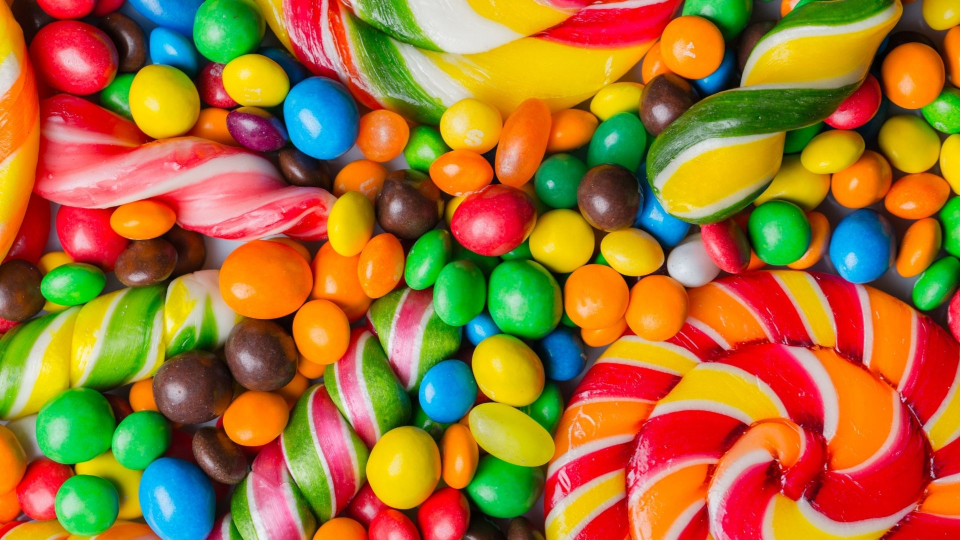
#> input picture Day58/img.jpg, 1920 x 1080 px (shown at 1/2 size)
$ python program2.py
#> lines starting #> are read from the running program, lines starting #| are printed output that depends on the picture
# Load the necessary library
import cv2
import matplotlib.pyplot as plt

# Load an image
image = cv2.imread('img.jpg')
#> image is the input picture: shape (1080, 1920, 3); mean B, G, R 50.8, 113, 162.7

# Convert the image from BGR (OpenCV format) to RGB (Matplotlib format)
image_rgb = cv2.cvtColor(image, cv2.COLOR_BGR2RGB)

# Resize image to 256x256 pixels
resized_image = cv2.resize(image_rgb, (125, 128))
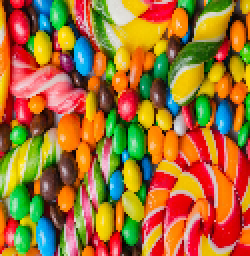
#> resized_image: shape (128, 125, 3) (shown 2 times larger); mean R, G, B 162.5, 112.9, 50.7


# Display the original and resized images
plt.figure(figsize=(10, 5))
plt.subplot(1, 2, 1)
plt.title('Original Image')
plt.imshow(image_rgb)
plt.axis('off')
plt.subplot(1, 2, 2)
plt.title('Resized Image (125x128)')
plt.imshow(resized_image)
plt.axis('off')
plt.show()
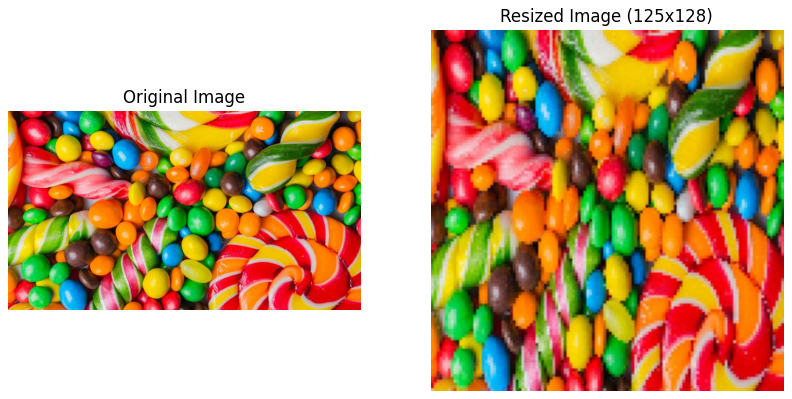
#> figure drawn by matplotlib, 2 panels

# Save or display the resized image
# cv2.imwrite('resized_image.jpg', resized_image)

# Crop image to a region (x, y, width, height)
cropped_image = image_rgb[50:130, 50:200]
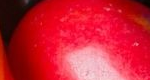
#> cropped_image: shape (80, 150, 3); mean R, G, B 199.2, 33.7, 52.2


# Display the original and resized images
plt.figure(figsize=(10, 5))
plt.subplot(1, 2, 1)
plt.title('Original Image')
plt.imshow(image_rgb)
plt.axis('off')
plt.subplot(1, 2, 2)
plt.title('cropped_image')
plt.imshow(cropped_image)
plt.axis('off')
plt.show()
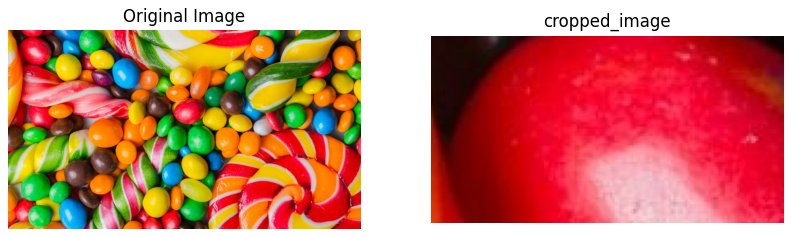
#> figure drawn by matplotlib, 2 panels

# Rotate image by 45 degrees
(h, w) = image_rgb.shape[:2]
#> h = 1080; w = 1920
center = (w // 2, h // 2)
#> center = (960, 540)
M = cv2.getRotationMatrix2D(center, 45, 1.0)
rotated_image = cv2.warpAffine(image_rgb, M, (w, h))
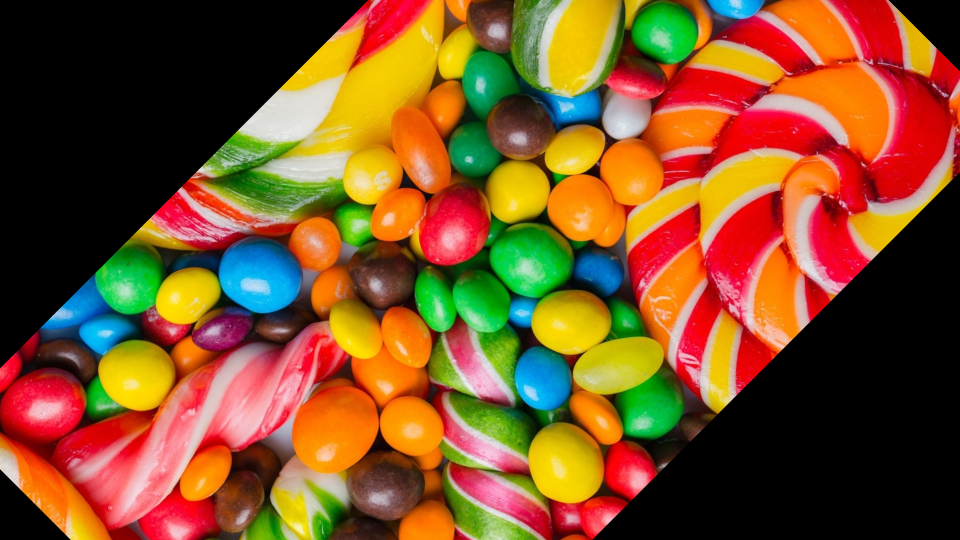
#> rotated_image: shape (1080, 1920, 3) (shown at 1/2 size); mean R, G, B 126.4, 80.7, 38.6


# Display the original and resized images
plt.figure(figsize=(10, 5))
plt.subplot(1, 2, 1)
plt.title('Original Image')
plt.imshow(image_rgb)
plt.axis('off')
plt.subplot(1, 2, 2)
plt.title('rotated_image')
plt.imshow(rotated_image)
plt.axis('off')
plt.show()

$ run again, with Day58/hd1.jpg copied over Day58/img.jpg
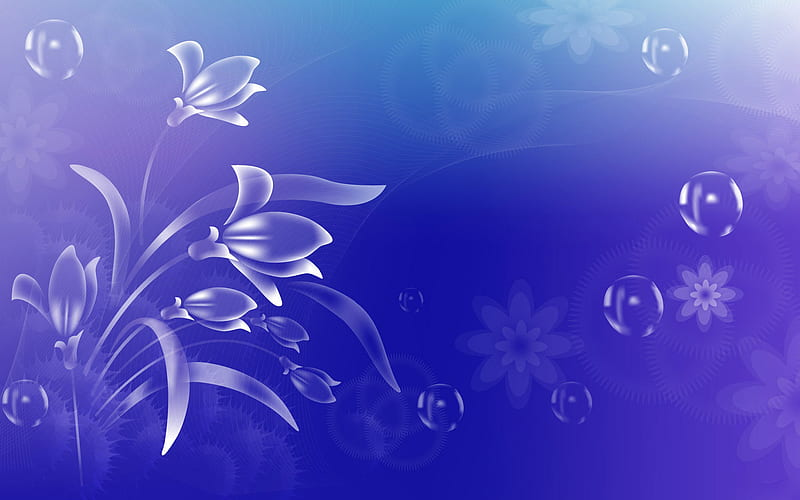
#> input picture Day58/hd1.jpg, 800 x 500 px
#> image is the input picture: shape (500, 800, 3); mean B, G, R 189.4, 83, 83.5
#> `cropped_image = image_rgb[50:130, 50:200]`:
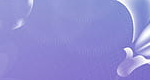
#> cropped_image: shape (80, 150, 3); mean R, G, B 144.6, 141.4, 211.5
#> `rotated_image = cv2.warpAffine(image_rgb, M, (w, h))`:
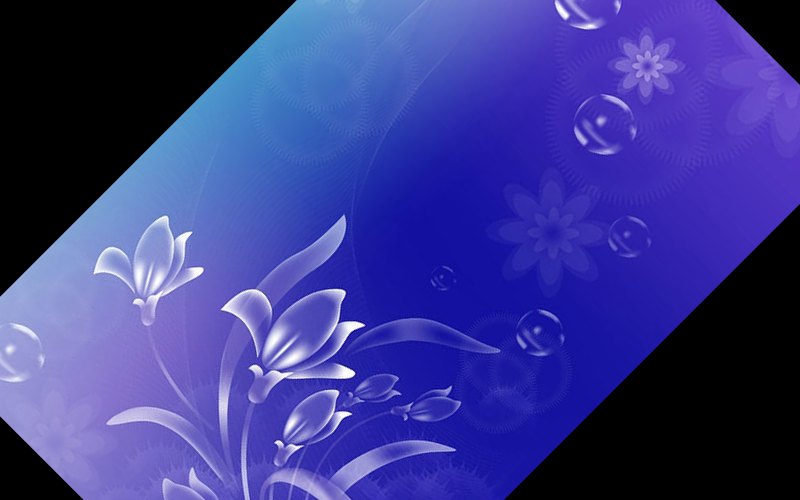
#> rotated_image: shape (500, 800, 3); mean R, G, B 57.6, 57.7, 141.8

$ run again, with Day58/dwn.jpeg copied over Day58/img.jpg
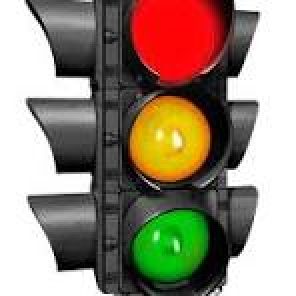
#> input picture Day58/dwn.jpeg, 148 x 148 px (shown 2 times larger)
#> image is the input picture: shape (148, 148, 3); mean B, G, R 121.1, 137.7, 150.6
#> `cropped_image = image_rgb[50:130, 50:200]`:
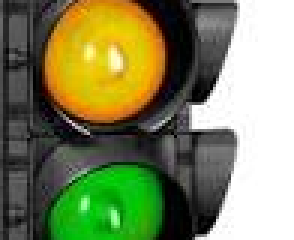
#> cropped_image: shape (80, 98, 3) (shown 3 times larger); mean R, G, B 127.2, 133.4, 91.7
#> `rotated_image = cv2.warpAffine(image_rgb, M, (w, h))`:
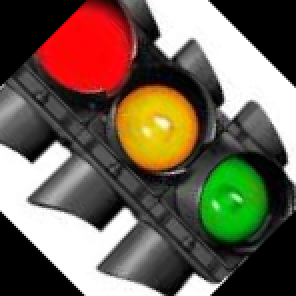
#> rotated_image: shape (148, 148, 3) (shown 2 times larger); mean R, G, B 110.9, 98.1, 81.5
